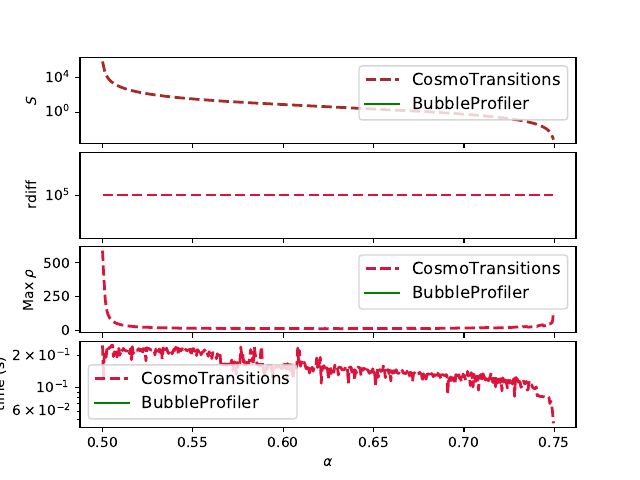

Write Python code to recreate this figure.
"""
Compare results from different codes for a one-dimensional potential
====================================================================
"""

from bubbler import one_dim_bubblers

import numpy as np
import matplotlib.pyplot as plt


alphas = np.linspace(0.5, 0.75, 500, endpoint=False)
E = 1.


action_ct = []
action_bp = []
end_ct = []
end_bp = []
time_bp = []
time_ct = []


for alpha in alphas:

    print "============================="
    print "alpha = {}".format(alpha)
    print "============================="

    results = one_dim_bubblers(E, alpha,
                               backends=['bubbleprofiler', 'cosmotransitions', 'shooting'])

    action_bp.append(results['bubbleprofiler'].action)
    action_ct.append(results['cosmotransitions'].action)
    end_bp.append(results['bubbleprofiler'].rho_end)
    end_ct.append(results['cosmotransitions'].rho_end)
    time_bp.append(results['bubbleprofiler'].time)
    time_ct.append(results['cosmotransitions'].time)

    for result in results.itervalues():
        print "backend = {}. action = {}".format(result.backend, result.action)
        print "command = ", result.command



rdiff = [abs(a - b) / a if a and b else 1E5 for a, b in zip(action_ct, action_bp)]

fig = plt.figure()
plt.subplots_adjust(hspace=0.1)

ax_1 = plt.subplot(411)
ax_1.plot(alphas, action_ct, '--', label="CosmoTransitions", color="Brown", lw=2)
ax_1.plot(alphas, action_bp, '-', label="BubbleProfiler", color="Green", lw=2)
ax_1.set_ylabel("$S$")
ax_1.legend(numpoints=1, fontsize=12, loc='best')
ax_1.set_yscale('log')

ax_2 = plt.subplot(412, sharex=ax_1)
ax_2.plot(alphas, rdiff, '--', color="Crimson", lw=2)
ax_2.set_ylabel("rdiff")
ax_2.set_yscale('log')

ax_3 = plt.subplot(413, sharex=ax_1)
ax_3.plot(alphas, end_ct, '--', label="CosmoTransitions", color="Crimson", lw=2)
ax_3.plot(alphas, end_bp, '-', label="BubbleProfiler", color="Green", lw=2)
ax_3.legend(numpoints=1, fontsize=12, loc='best')
ax_3.set_ylabel(r"Max $\rho$")

ax_4 = plt.subplot(414, sharex=ax_1)
ax_4.plot(alphas, time_ct, '--', label="CosmoTransitions", color="Crimson", lw=2)
ax_4.plot(alphas, time_bp, '-', label="BubbleProfiler", color="Green", lw=2)
ax_4.set_xlabel(r"$\alpha$")
ax_4.legend(numpoints=1, fontsize=12, loc='best')
ax_4.set_ylabel(r"time (s)")
ax_4.set_yscale('log')

plt.setp(ax_1.get_xticklabels(), visible=False)
plt.setp(ax_2.get_xticklabels(), visible=False)
plt.setp(ax_3.get_xticklabels(), visible=False)
plt.savefig("alpha_tests.pdf")
